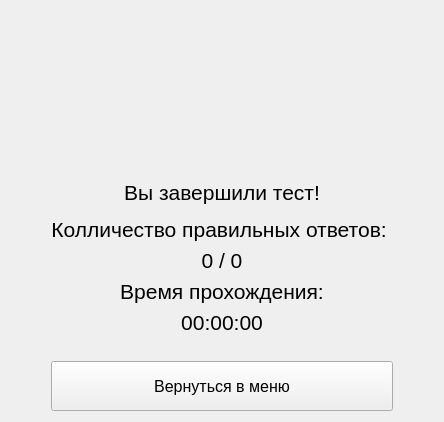
      <widget class="QWidget" name="tabFinal">
       <attribute name="title">
        <string>Финал</string>
       </attribute>
       <layout class="QGridLayout" name="gridLayout_6">
        <property name="topMargin">
         <number>150</number>
        </property>
        <item row="5" column="1">
         <spacer name="verticalSpacer">
          <property name="orientation">
           <enum>Qt::Vertical</enum>
          </property>
          <property name="sizeHint" stdset="0">
           <size>
            <width>20</width>
            <height>20</height>
           </size>
          </property>
         </spacer>
        </item>
        <item row="3" column="1">
         <widget class="QLabel" name="label_3">
          <property name="font">
           <font>
            <pointsize>16</pointsize>
           </font>
          </property>
          <property name="text">
           <string>Время прохождения:</string>
          </property>
          <property name="alignment">
           <set>Qt::AlignCenter</set>
          </property>
         </widget>
        </item>
        <item row="6" column="1">
         <widget class="QPushButton" name="pushButton">
          <property name="minimumSize">
           <size>
            <width>0</width>
            <height>50</height>
           </size>
          </property>
          <property name="maximumSize">
           <size>
            <width>400</width>
            <height>16777215</height>
           </size>
          </property>
          <property name="font">
           <font>
            <pointsize>12</pointsize>
           </font>
          </property>
          <property name="text">
           <string>Вернуться в меню</string>
          </property>
         </widget>
        </item>
        <item row="4" column="1">
         <widget class="QLabel" name="lbFinalTime">
          <property name="font">
           <font>
            <pointsize>16</pointsize>
           </font>
          </property>
          <property name="text">
           <string>00:00:00</string>
          </property>
          <property name="alignment">
           <set>Qt::AlignCenter</set>
          </property>
         </widget>
        </item>
        <item row="1" column="1">
         <widget class="QLabel" name="label">
          <property name="maximumSize">
           <size>
            <width>16777215</width>
            <height>100</height>
           </size>
          </property>
          <property name="font">
           <font>
            <pointsize>16</pointsize>
           </font>
          </property>
          <property name="lineWidth">
           <number>1</number>
          </property>
          <property name="text">
           <string>&lt;html&gt;&lt;head/&gt;&lt;body&gt;&lt;p align=&quot;center&quot;&gt;Вы завершили тест!&lt;/p&gt;&lt;p align=&quot;center&quot;&gt;Колличество правильных ответов: &lt;/p&gt;&lt;/body&gt;&lt;/html&gt;</string>
          </property>
          <property name="textFormat">
           <enum>Qt::RichText</enum>
          </property>
         </widget>
        </item>
        <item row="2" column="1">
         <widget class="QLabel" name="lbCountAnswer">
          <property name="font">
           <font>
            <pointsize>16</pointsize>
           </font>
          </property>
          <property name="text">
           <string>0 / 0</string>
          </property>
          <property name="alignment">
           <set>Qt::AlignCenter</set>
          </property>
         </widget>
        </item>
        <item row="6" column="0">
         <spacer name="horizontalSpacer_2">
          <property name="orientation">
           <enum>Qt::Horizontal</enum>
          </property>
          <property name="sizeHint" stdset="0">
           <size>
            <width>40</width>
            <height>20</height>
           </size>
          </property>
         </spacer>
        </item>
        <item row="6" column="2">
         <spacer name="horizontalSpacer_3">
          <property name="orientation">
           <enum>Qt::Horizontal</enum>
          </property>
          <property name="sizeHint" stdset="0">
           <size>
            <width>40</width>
            <height>20</height>
           </size>
          </property>
         </spacer>
        </item>
        <item row="0" column="1">
         <widget class="QLabel" name="lbFinalFIO">
          <property name="font">
           <font>
            <pointsize>16</pointsize>
           </font>
          </property>
          <property name="text">
           <string/>
          </property>
          <property name="alignment">
           <set>Qt::AlignCenter</set>
          </property>
         </widget>
        </item>
       </layout>
      </widget>
